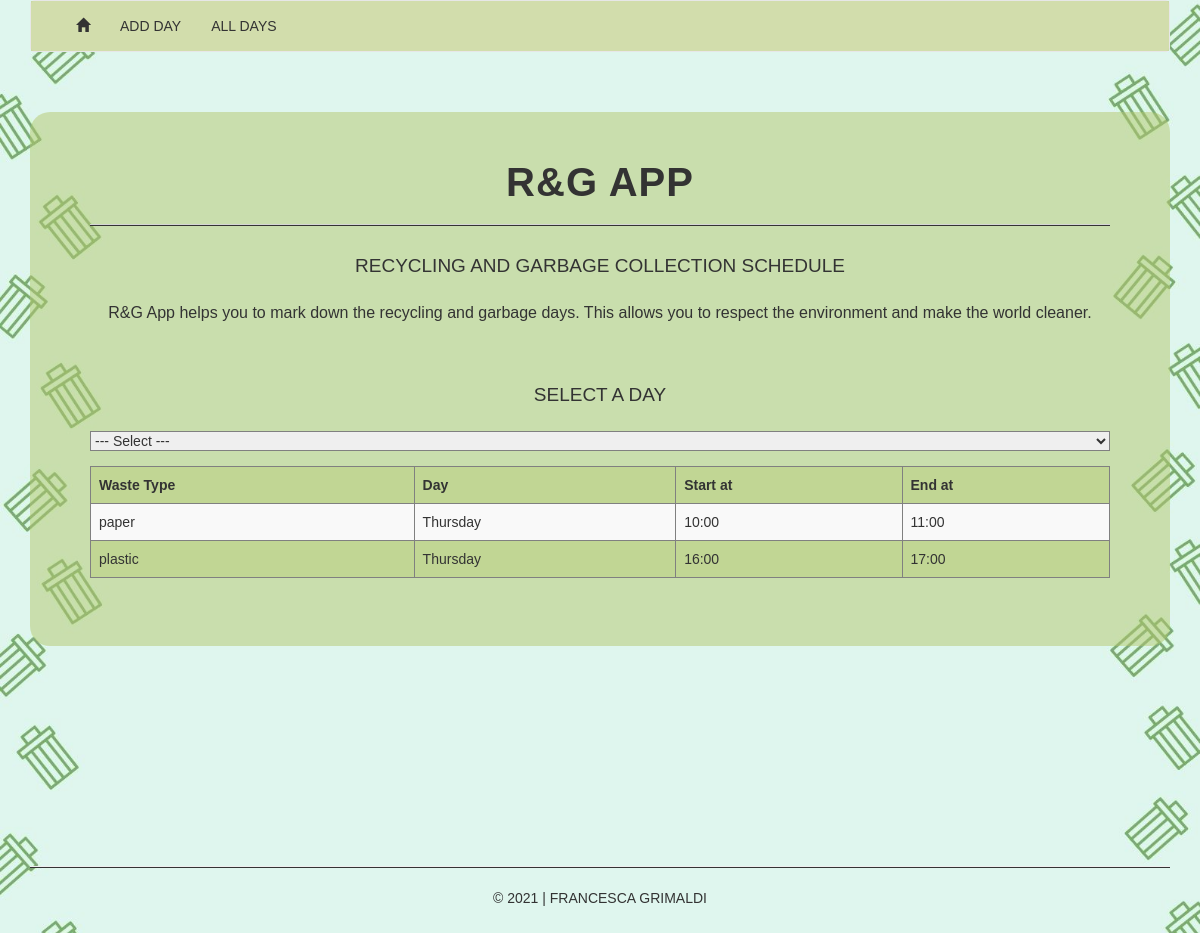
The app's page /index.php?filter=Thursday with its own data.
### tables this page shows
CREATE TABLE `users` (
  `user_id` int(11) NOT NULL,
  `waste_type` varchar(255) NOT NULL,
  `waste_day` varchar(20) NOT NULL,
  `start_at` varchar(11) NOT NULL,
  `end_at` varchar(11) NOT NULL
);

### index.php (the view, shortened to what this page needs)
<?php
require_once 'header.php';
require_once 'connect.php';
?>
<div class="container">
  <div class="jumbotron">
    <h2>R&G APP</h2>
    <hr style="height:1px;background-color:#333333; margin-bottom:30px;">
    <h4>Recycling and Garbage Collection Schedule</h4>
    <p>R&G App helps you to mark down the recycling and garbage days. This allows you to respect the environment and make the world cleaner.</p>
    <h4>SELECT A DAY</h4>
    <table class="table table-bordered table-striped">
      <thead>
        <tr>
          <th>Waste Type</th>
          <th>Day</th>
          <th>Start at</th>
          <th>End at</th>
        </tr>
      </thead>
      <?php
      echo "<form name='filterform' method='POST' action='index.php'>";
      echo "<select name='filter' id='filter' onchange='this.form.submit();' style='margin-bottom: 15px;'>";
      echo '<option value="">--- Select ---</option>';
      echo "</select>";
      echo "</form>";
      $Search = ($_REQUEST['filter']);
      $query = "SELECT * FROM users WHERE waste_day='$Search'";
      $res = $con->query($query);
      while ($info = $res->fetch_assoc()){
        echo "<tr>";
        echo "<td>".$info['waste_type'] . "</td>";
        echo "<td>".$info['waste_day'] . "</td>";
        echo "<td>".$info['start_at'] . "</td>";
        echo "<td>".$info['end_at'] . "</td>";
        echo "</tr>";
      }
      ?>
    </table>
  </div>
</div>
<?php
require_once 'footer.php';
?>

### css/style.css (style rules this page uses)
* { margin: 0; padding: 0; box-sizing: border-box; }
html { scroll-behavior: smooth; }
body { color: #333333; scroll-behavior: smooth; background-color: #dff6ef; font-family: 'Montserrat', sans-serif; background-image: url('../css/sfondo5.jpg'); background-size: cover; background-repeat: repeat; background-position: center; }
h2 { text-align: center; margin-top: 0px; margin-bottom: 20px; font-family: 'Varela Round', sans-serif; font-size: 40px; letter-spacing: 1px; font-weight: bold; }
p { font-size: 16px !important; text-align: center; margin-bottom: 60px !important; }
h4 { text-align: center; margin-bottom: 25px; font-size: 19px ; font-family: 'Varela Round', sans-serif; text-transform: uppercase; }
select { border: 1px solid gray; width: 100%; }
.jumbotron { background-color: rgba(180,200,111,0.5); margin-top: 40px; border-radius: 20px !important; margin-bottom: 200px; }
.jumbotron .table-bordered thead tr { border: 1px solid gray; }
.jumbotron .table-bordered thead tr th { border: 1px solid gray; }
.jumbotron .table-bordered tr td { border: 1px solid gray; }
tr:nth-child(odd) { background-color: rgba(180,200,111,0.4); }
tr { background-color: rgba(180,200,111,0.4); }

### records on screen
users: waste_type "paper", waste_day "Thursday", start_at "10:00", end_at "11:00"
users: waste_type "plastic", waste_day "Thursday", start_at "16:00", end_at "17:00"
